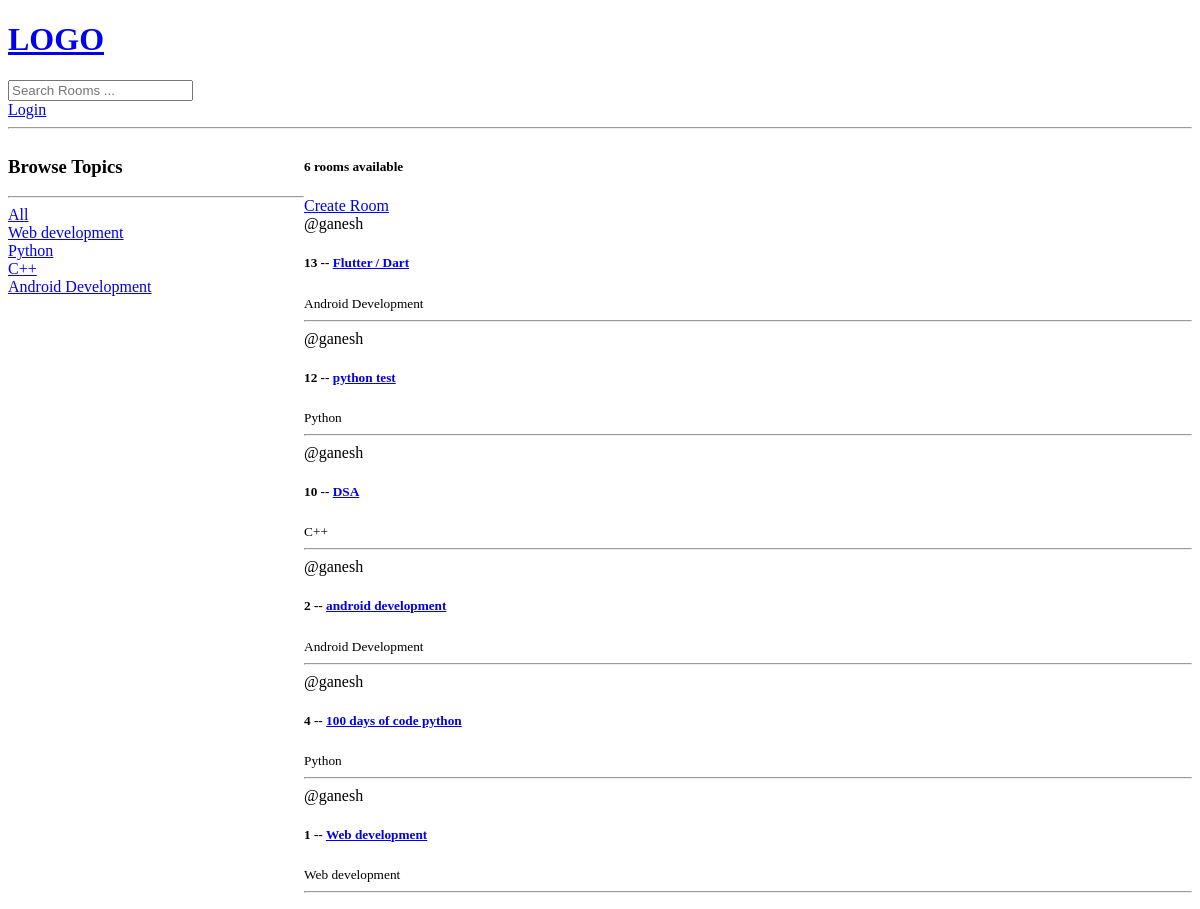
Before: / with the older database file.
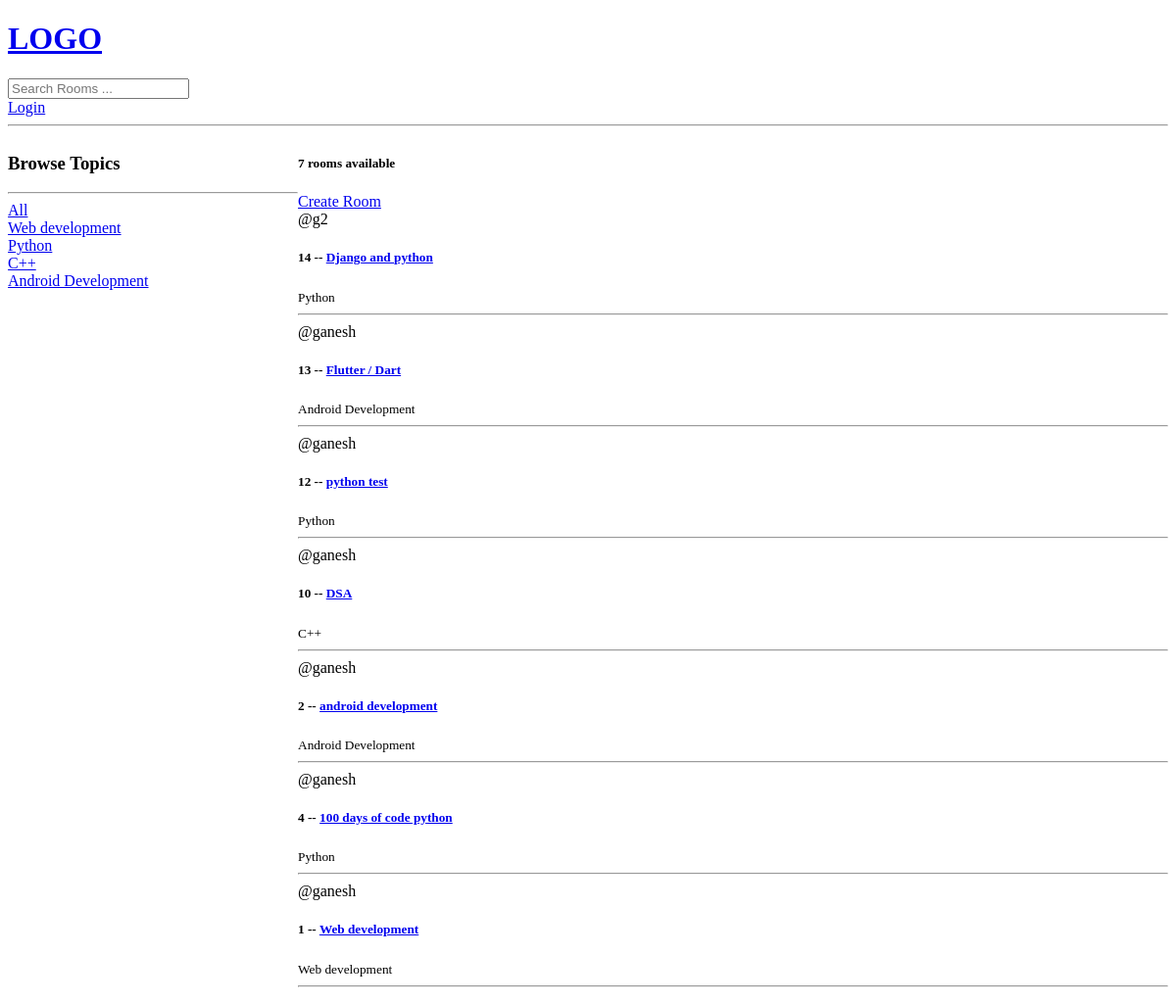
After: the same page with the newer database file.
### main/models.py (models this page shows, shortened)
class Topic(models.Model):
    name = models.CharField(max_length=255)

class Room(models.Model):
    host = models.ForeignKey(User, on_delete=models.SET_NULL,null = True)
    topic = models.ForeignKey(Topic, on_delete=models.SET_NULL,null = True)
    name=models.CharField(max_length=255)
    description=models.TextField(null=True,blank=True)
    updated = models.DateTimeField(auto_now = True)
    created = models.DateTimeField(auto_now_add=True)
    class Meta:
        ordering=['-updated','-created']

### main/views.py (the view)
# urls.py: path('',views.home,name="home"),
def home(request):
    q =  request.GET.get('q') if request.GET.get('q') != None else ''
    rooms=Room.objects.filter(Q(topic__name__icontains = q) | Q(name__icontains = q) | Q(description__icontains = q))
    topic=Topic.objects.all()
    room_count=rooms.count()
    context={'rooms':rooms,'topic':topic,'room_count':room_count}
    return render(request,'main/home.html',context)

### templates/main/home.html (shortened to what this page needs)
{% extends 'main.html' %}
{% block content %}
<div class="home-container">
    <div>
        <h3>Browse Topics</h3>
        <hr>
            <div>
                <a href="{% url 'home' %}">All</a>
            </div>
            {% for t in topic %}
                <div>
                    <a href="{% url 'home' %}?q={{t.name}}">{{t.name}}</a>
                </div>
            {% endfor %}
    </div>
    <div>
        <h5>{{room_count}} rooms available</h5>
        <a href="{% url 'create-room' %}">Create Room</a>
        <div>
            {% for room in rooms %}
                <div>
                    <span>@{{room.host.username}}</span>
                    <h5>{{room.id}} -- <a href="{% url 'room' room.id %}">{{room.name}}</a></h5>
                    <small>{{room.topic.name}}</small>
                    <hr>
                </div>
            {% endfor %}
        </div>
    </div>
</div>
{% endblock content %}

### templates/main.html (shortened to what this page needs)
<!DOCTYPE html>
<html lang="en">
<head>
</head>
<body>
    {% include 'navbar.html' %}
    {% block content %}
    {% endblock %}
</body>
</html>

### templates/navbar.html
<a href="/">
    <h1>LOGO</h1>
</a>
    <form action="{% url 'home' %}" method="GET">
        <input type="text" name="q" placeholder="Search Rooms ... ">
    </form>
    {% if request.user.is_authenticated %}
    <a href="{% url 'logout' %}">Logout</a>
    {% else %}
    <a href="{% url 'login' %}">Login</a>
    {% endif %}
<hr>

### templates/main/home.html (style rules this page uses)
.home-container { display: grid; grid-template-columns: 1fr 3fr; }

Changed rows visible on the page:
added Room: host.username "g2", id "14", name "Django and python", topic.name "Python"
Other visible differences:
{{ room_count }}: "6" → "7"
